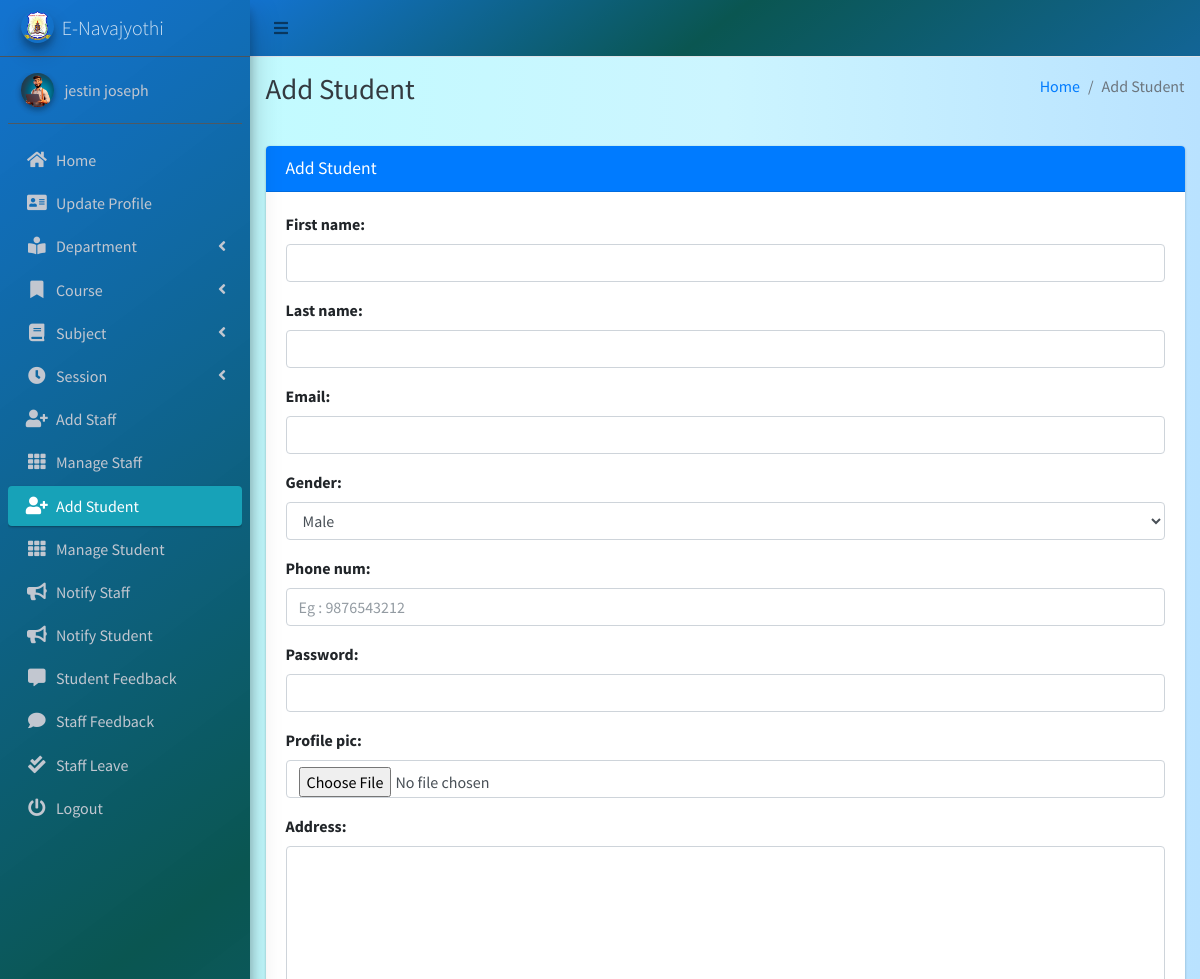
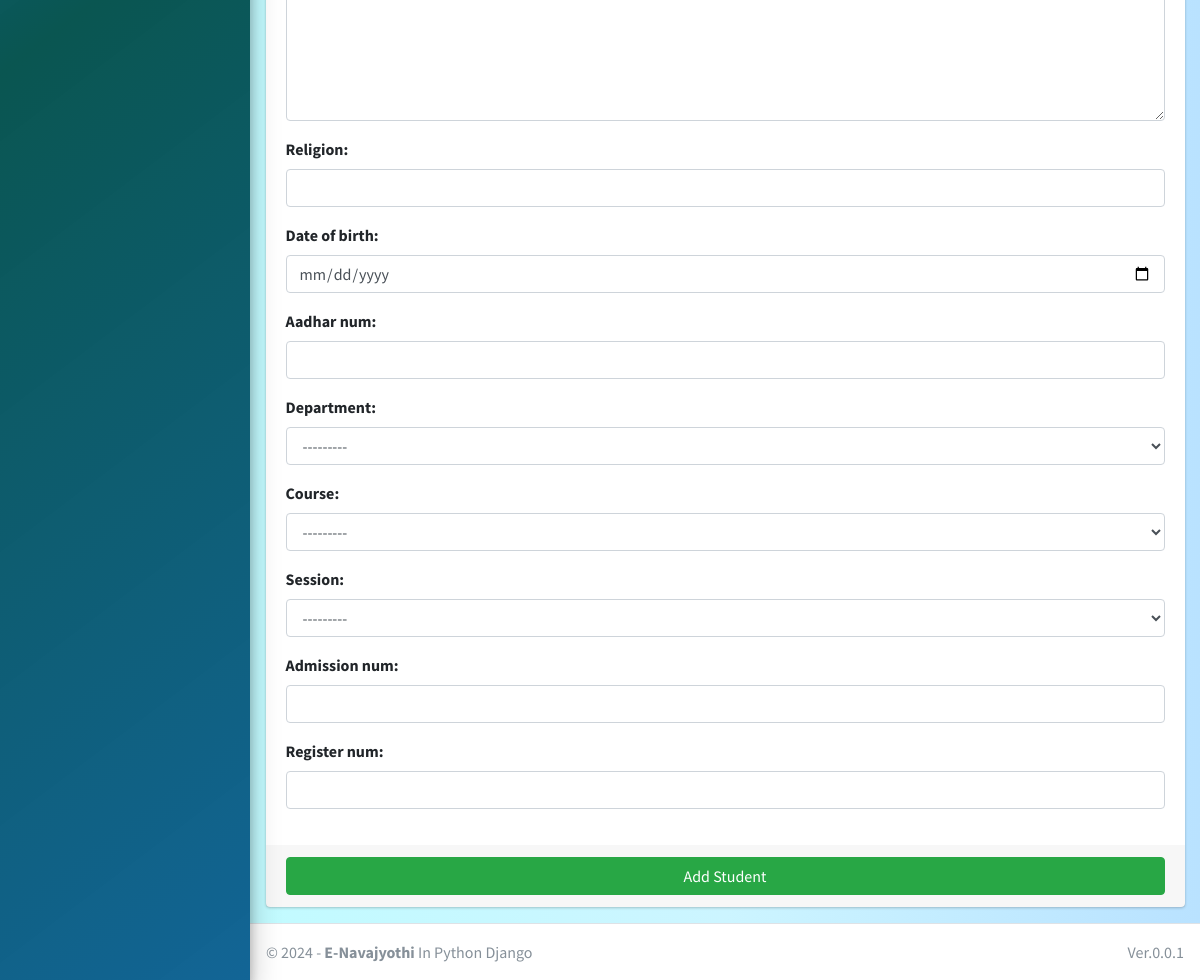
Screenshot of /student/add/ (signed in) with the database file from the repository (2 pictures, top to bottom).
### main_app/models.py (models this page shows)
class CustomUser(AbstractUser):
    USER_TYPE = ((1, "HOD"), (2, "Staff"), (3, "Student"))
    GENDER = [("M", "Male"), ("F", "Female")]
    username = None  # Removed username, using email instead
    email = models.EmailField(unique=True)
    user_type = models.CharField(default=1, choices=USER_TYPE, max_length=1)
    gender = models.CharField(max_length=1, choices=GENDER)
    profile_pic = models.ImageField()
    address = models.TextField()
    fcm_token = models.TextField(default="")  # For firebase notifications
    created_at = models.DateTimeField(auto_now_add=True)
    updated_at = models.DateTimeField(auto_now=True)
    USERNAME_FIELD = "email"
    REQUIRED_FIELDS = []
    objects = CustomUserManager()
    phone_num = models.IntegerField(max_length=12 ,null=True,blank=False)
    aadhar_num = models.IntegerField(max_length=16,null=True,blank=False)
    date_of_birth = models.DateField(null=True,blank=False)
    def __str__(self):
        return self.first_name + "  " + self.last_name

### main_app/hod_views.py (the view, shortened to what this page needs)
# urls.py: path("student/add/", hod_views.add_student, name='add_student'),
def add_student(request):
    student_form = StudentForm(request.POST or None, request.FILES or None)
    context = {'form': student_form, 'page_title': 'Add Student'}
    return render(request, 'hod_template/add_student_template.html', context)

### main_app/forms.py (shortened to what this page needs)
class StudentForm(CustomUserForm):
    def __init__(self, *args, **kwargs):
        super(StudentForm, self).__init__(*args, **kwargs)
    class Meta(CustomUserForm.Meta):
        model = Student
        fields = CustomUserForm.Meta.fields + \
            ['religion', 'date_of_birth','aadhar_num','department','course','session','admission_num','register_num',]
        widgets = {
            'date_of_birth': DateInput(attrs={'type': 'date'})
          }

### main_app/models.py (called while the page is built)
    def __str__(self):
        return "From " + str(self.start_year) + " to " + str(self.end_year)

    def __str__(self):
        return self.name

    def __str__(self):
        return self.name

### main_app/templates/hod_template/add_student_template.html (shortened to what this page needs)
{% extends 'main_app/base.html' %}
{% load static %}
{% block page_title %}{{page_title}}{% endblock page_title %}
{% block content %}
<section class="content">
    <div class="container-fluid">
        <div class="row">
            <div class="col-md-12">
                <div class="card card-primary">
                    <div class="card-header">
                        <h3 class="card-title">{{page_title}}</h3>
                    </div>
                    {% include "main_app/form_template.html" with messages=messages  form=form button_text="Add Student"%}
                </div>
            </div>
        </div>
    </div>
</section>
{% endblock content %}

### main_app/templates/main_app/sidebar_template.html (shortened to what this page needs)
{% load static %}
<aside class="main-sidebar sidebar-dark-info elevation-4 " style="background: rgb(0,104,205);
background: linear-gradient(143deg, rgba(0,104,205,0.9248949579831933) 0%, rgba(0,79,74,0.9613095238095238) 49%, rgba(0,89,142,0.9276960784313726) 100%);">
    {% if request.user.user_type == '1' %}
    <a href="{% url 'admin_home' %}" class="brand-link">
        <img src="{% static 'dist/img/nava_logo.png' %} " alt="AdminLTE Logo"
            class="brand-image img-circle elevation-3" >
        <span class="brand-text font-weight-light">E-Navajyothi</span>
    </a>
      <div class="sidebar">
        <div class="user-panel mt-3 pb-3 mb-3 d-flex">
            <div class="image">
                <img src="{{ request.user.profile_pic}}" class="img-circle elevation-2" alt="User Image">
            </div>
            <div class="info">
                <a href="#" class="d-block">{{user}}</a>
            </div>
        </div>
        <nav class="mt-2 ">
            <ul class="nav nav-pills nav-sidebar flex-column " data-widget="treeview" role="menu" data-accordion="false">
                <li class="nav-item">
                    {% url 'admin_home' as admin_home %}
                    <a href="{{admin_home}}" class="nav-link {% if admin_home == request.path %} active {% endif %}">
                        <i class="nav-icon fas fa-home"></i>
                        <p >
                            Home
                        </p>
                    </a>
                </li>
                <li class="nav-item">
                    {% url 'admin_view_profile' as admin_view_profile %}
                    <a href="{{admin_view_profile}}"
                        class="nav-link {% if admin_view_profile == request.path %} active {% endif %}">
                        <i class="nav-icon fas fa-address-card"></i>
                        <p>
                            Update Profile
                        </p>
                    </a>
                </li>
            <li class="nav-item has-treeview">
                    <a href="#" class="nav-link">
                        <i class="nav-icon fas fa-book-reader"></i>
                        <p>
                            Department
                            <i class="fas fa-angle-left right"></i>
                        </p>
                    </a>
                </li>
                <li class="nav-item has-treeview">
                    <a href="#" class="nav-link">
                        <i class="nav-icon fas fa-bookmark"></i>
                        <p>
                            Course
                            <i class="fas fa-angle-left right"></i>
                        </p>
                    </a>
                </li>
                <li class="nav-item has-treeview">
                    <a href="#" class="nav-link">
                        <i class="nav-icon fas fa-book"></i>
                        <p>
                            Subject
                            <i class="fas fa-angle-left right"></i>
                        </p>
                    </a>
                </li>
                <li class="nav-item has-treeview">
                    <a href="#" class="nav-link">
                        <i class="nav-icon fas fa-clock"></i>
                        <p>
                            Session
                            <i class="fas fa-angle-left right"></i>
                        </p>
                    </a>
                </li>
                <li class="nav-item">
                    {% url 'add_staff' as add_staff %}
                    <a href="{{add_staff}}" class="nav-link {% if add_staff == request.path %} active {% endif %}">
                        <i class="nav-icon fas fa-user-plus"></i>
                        <p>
                            Add Staff
                        </p>
                    </a>
                </li>
                <li class="nav-item">
                    {% url 'manage_staff' as manage_staff %}
                    {% url 'edit_staff' staff_id as edit_staff %}
                    <a href="{{manage_staff}}"
                        class="nav-link {% if manage_staff == request.path or request.path == edit_staff %} active {% endif %}">
                        <i class="nav-icon fas fa-th"></i>
                        <p>
                            Manage Staff
                        </p>
                    </a>
                </li>
                <li class="nav-item">
                    {% url 'add_student' as add_student%}
                    <a href="{{add_student}}" class="nav-link  {% if add_student == request.path %} active {% endif %}">
                        <i class="nav-icon fas fa-user-plus"></i>
                        <p>
                            Add Student
                        </p>
                    </a>
                </li>
                <li class="nav-item">
                    {% url 'manage_student' as manage_student %}
                    {% url 'edit_student' student_id as edit_student %}
                    <a href="{{manage_student}}"
                        class="nav-link  {% if edit_student == request.path or manage_student == request.path %} active {% endif %}">
                        <i class="nav-icon fas fa-th"></i>
                        <p>
                            Manage Student
                        </p>
                    </a>
                </li>
                <li class="nav-item">
                    {% url 'admin_notify_staff' as admin_notify_staff %}
                    <a href="{{admin_notify_staff}}"
                        class="nav-link {% if admin_notify_staff == request.path %} active {% endif %}">
                        <i class="nav-icon fas fa-bullhorn"></i>
                        <p>
                            Notify Staff
                        </p>
                    </a>
                </li>
                <li class="nav-item">
                    {% url 'admin_notify_student' as admin_notify_student %}
                    <a href="{{admin_notify_student}}"
                        class="nav-link {% if admin_notify_student == request.path %} active {% endif %}">
                        <i class="nav-icon fas fa-bullhorn"></i>
                        <p>
                            Notify Student
                        </p>
                    </a>
                </li>
                <li class="nav-item">
                    {% url 'student_feedback_message' as student_feedback_message %}
                    <a href="{{ student_feedback_message }}"
                        class="nav-link  {% if student_feedback_message == request.path %} active {% endif %}">
                        <i class="nav-icon fas fa-comment-alt"></i>
                        <p>
                            Student Feedback
                        </p>
                    </a>
                </li>
                <li class="nav-item">
                    {% url 'staff_feedback_message' as staff_feedback_message %}
                    <a href="{{staff_feedback_message}}"
                        class="nav-link   {% if staff_feedback_message == request.path %} active {% endif %}">
                        <i class="nav-icon fas fa-comment"></i>
                        <p>
                            Staff Feedback
                        </p>
                    </a>
                </li>
                <li class="nav-item">
                    {% url 'view_staff_leave' as view_staff_leave %}
                    <a href="{{view_staff_leave}}"
                        class="nav-link  {% if view_staff_leave == request.path %} active {% endif %}">
                        <i class="nav-icon fas fa-check-double"></i>
                        <p>
                            Staff Leave
                        </p>
                    </a>
                </li>
                                        {% endif %}
                                        <li class="nav-item">
                                            <a href="{% url 'user_logout' %}"
                                                onclick="return confirm('Your session would be terminated.\n\nProceed?')"
                                                class="nav-link">
                                                <i class="nav-icon fas fa-power-off"></i>
                                                <p>
                                                    Logout
                                                </p>
                                            </a>
                                        </li>
                                    </ul>
                                </nav>
                            </div>
</aside>

### rows the page displays
CustomUser: user.profile_pic (picture), first_name+last_name "jestin joseph"

### other values shown
{{ page_title }} "Add Student"
{{ field.label_tag }} "First name:" "Last name:" "Email:" "Gender:" "Phone num:" "Password:" "Profile pic:" "Address:" "Religion:" "Date of birth:" "Aadhar num:" "Department:" "Course:" "Session:" "Admission num:" "Register num:"
{{ button_text }} "Add Student"
